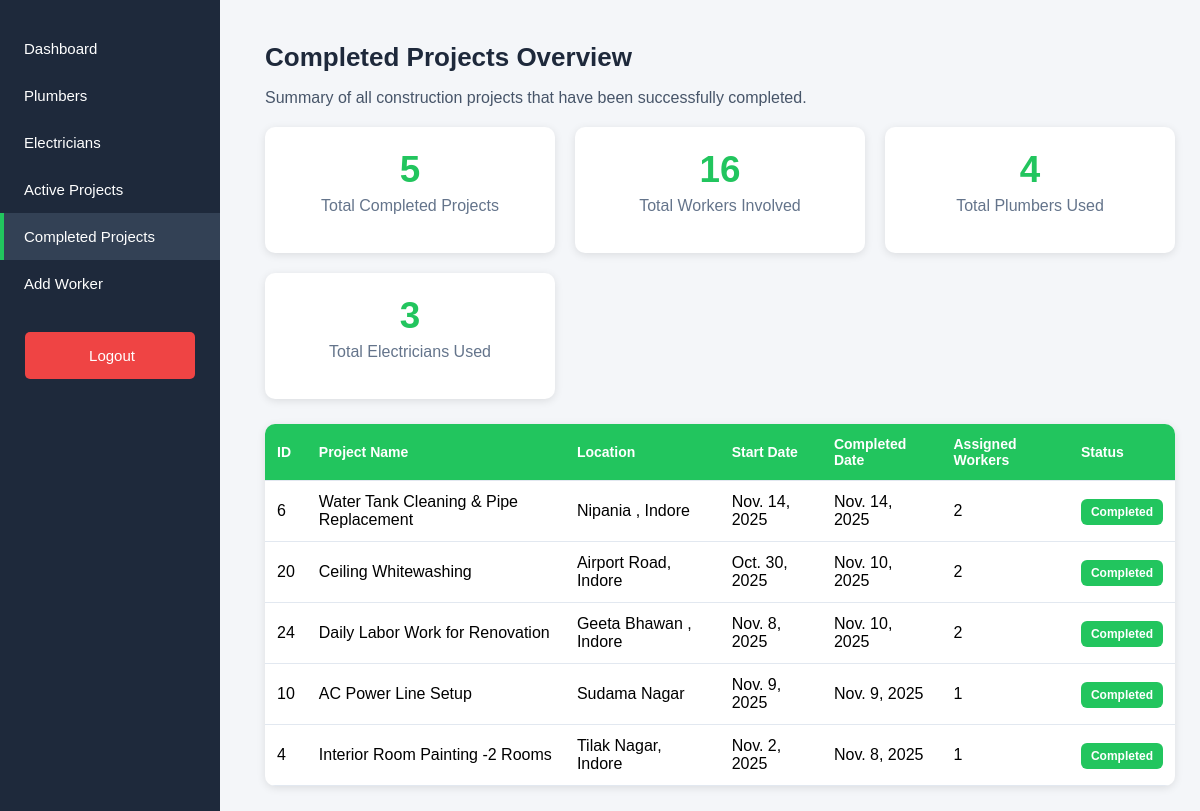
The app's page /completed-projects/, older data.
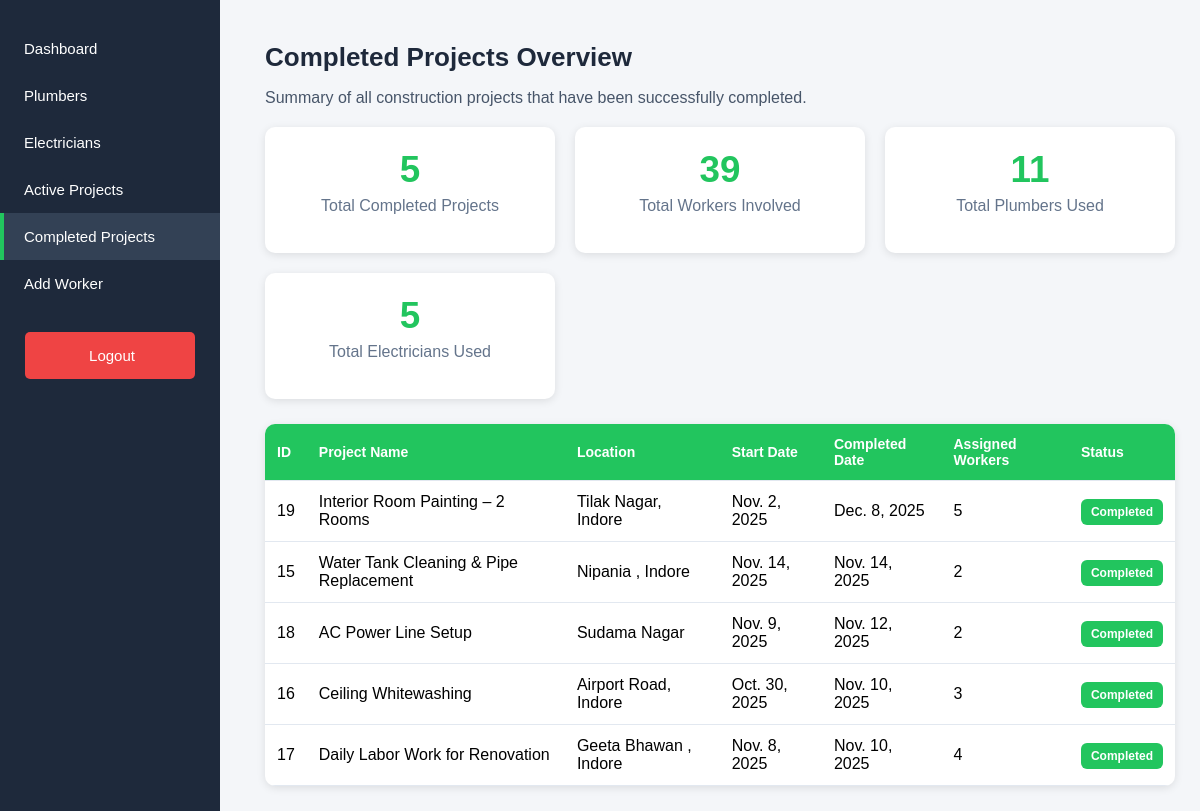
The same page, newer data.
### workers/models.py (models this page shows, shortened)
class Project(models.Model):
    STATUS_CHOICES = [
        ('Active', 'Active'),
        ('Completed', 'Completed'),
    ]
    name = models.CharField(max_length=200)
    description = models.TextField(blank=True)
    status = models.CharField(max_length=50, choices=STATUS_CHOICES, default='Active')
    start_date = models.DateField(default=date.today)
    completed_date = models.DateField(null=True, blank=True)
    location = models.CharField(max_length=200, blank=True)
    assigned_workers = models.ManyToManyField(Worker, blank=True, related_name='projects')

### workers/views.py (the view)
# urls.py: path('completed-projects/', views.completed_projects, name='completed_projects'),
def completed_projects(request):
    projects = Project.objects.filter(status='Completed').order_by('-completed_date')[:5]
    total_workers = Worker.objects.count()
    total_plumbers = Worker.objects.filter(worker_type='Plumber').count()
    total_electricians = Worker.objects.filter(worker_type='Electrician').count()
    return render(request, 'CompletedProjects.html', {
        'projects': projects,
        'total_workers': total_workers,
        'total_plumbers': total_plumbers,
        'total_electricians': total_electricians,
        'total_completed': projects.count(),   # Number of projects shown (max 5)
    })

### workers/templates/CompletedProjects.html (shortened to what this page needs)
{% load static %}
<!DOCTYPE html>
<html lang="en">
<head>
</head>
<body>
    <div class="sidebar">
        <a href="{% url 'admin_page' %}">Dashboard</a>
        <a href="{% url 'plumber' %}">Plumbers</a>
        <a href="{% url 'electrician' %}">Electricians</a>
        <a href="{% url 'active_project' %}">Active Projects</a>
        <a class="active" href="{% url 'completed_projects' %}">Completed Projects</a>
        <a href="{% url 'newuser' %}">Add Worker</a>
        <a href="{% url 'logout_user' %}" class="logout-btn">Logout</a>
    </div>
    <div class="container">
        <h1>Completed Projects Overview</h1>
        <p class="info-text">Summary of all construction projects that have been successfully completed.</p>
        <div class="card-grid">
            <div class="card">
                <h2>{{ projects.count }}</h2>
                <p>Total Completed Projects</p>
            </div>
            <div class="card">
                <h2>{{ total_workers }}</h2>
                <p>Total Workers Involved</p>
            </div>
            <div class="card">
                <h2>{{ total_plumbers }}</h2>
                <p>Total Plumbers Used</p>
            </div>
            <div class="card">
                <h2>{{ total_electricians }}</h2>
                <p>Total Electricians Used</p>
            </div>
        </div>
        <table>
            <thead>
                <tr>
                    <th>ID</th>
                    <th>Project Name</th>
                    <th>Location</th>
                    <th>Start Date</th>
                    <th>Completed Date</th>
                    <th>Assigned Workers</th>
                    <th>Status</th>
                </tr>
            </thead>
            <tbody>
                {% for p in projects %}
                <tr>
                    <td>{{ p.id }}</td>
                    <td>{{ p.name }}</td>
                    <td>{{ p.location }}</td>
                    <td>{{ p.start_date }}</td>
                    <td>{{ p.completed_date }}</td>
                    <td>{{ p.assigned_workers.count }}</td>
                    <td><span class="badge completed">Completed</span></td>
                </tr>
                {% empty %}
                <tr>
                    <td colspan="7" style="text-align:center; color:#64748b;">No Completed Projects Found.</td>
                </tr>
                {% endfor %}
            </tbody>
        </table>
    </div>
</body>
</html>

Row changes from the older to the newer data that the page shows:
no longer on this page (row edited): Project: id "6", name "Water Tank Cleaning & Pipe Replacement", location "Nipania , Indore", start_date "Nov. 14, 2025", completed_date "Nov. 14, 2025", assigned_workers.count "2"
removed Project: id "20", name "Ceiling Whitewashing", location "Airport Road, Indore", start_date "Oct. 30, 2025", completed_date "Nov. 10, 2025", assigned_workers.count "2"
removed Project: id "24", name "Daily Labor Work for Renovation", location "Geeta Bhawan , Indore", start_date "Nov. 8, 2025", completed_date "Nov. 10, 2025", assigned_workers.count "2"
no longer on this page (row edited): Project: id "10", name "AC Power Line Setup", location "Sudama Nagar", start_date "Nov. 9, 2025", completed_date "Nov. 9, 2025", assigned_workers.count "1"
no longer on this page (row edited): Project: id "4", name "Interior Room Painting -2 Rooms", location "Tilak Nagar, Indore", start_date "Nov. 2, 2025", completed_date "Nov. 8, 2025", assigned_workers.count "1"
now on this page (row edited): Project: id "19", name "Interior Room Painting – 2 Rooms", location "Tilak Nagar, Indore", start_date "Nov. 2, 2025", completed_date "Dec. 8, 2025", assigned_workers.count "5"
now on this page (row edited): Project: id "15", name "Water Tank Cleaning & Pipe Replacement", location "Nipania , Indore", start_date "Nov. 14, 2025", completed_date "Nov. 14, 2025", assigned_workers.count "2"
now on this page (row edited): Project: id "18", name "AC Power Line Setup", location "Sudama Nagar", start_date "Nov. 9, 2025", completed_date "Nov. 12, 2025", assigned_workers.count "2"
now on this page (row edited): Project: id "16", name "Ceiling Whitewashing", location "Airport Road, Indore", start_date "Oct. 30, 2025", completed_date "Nov. 10, 2025", assigned_workers.count "3"
now on this page (row edited): Project: id "17", name "Daily Labor Work for Renovation", location "Geeta Bhawan , Indore", start_date "Nov. 8, 2025", completed_date "Nov. 10, 2025", assigned_workers.count "4"
Text that changed along with them:
{{ total_workers }}: "16" → "39"
{{ total_plumbers }}: "4" → "11"
{{ total_electricians }}: "3" → "5"
